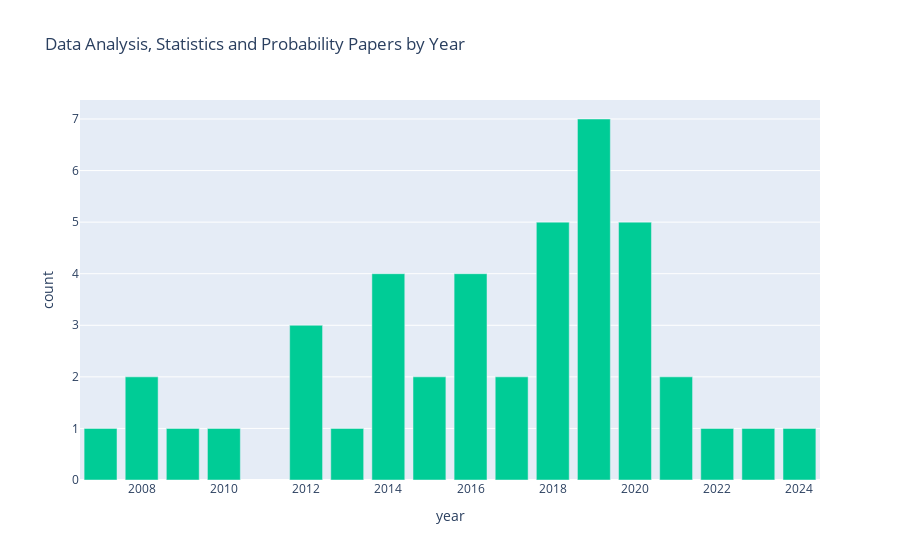

The cell this chart's notebook holds for it:
### Code cell
top = 'Data Analysis, Statistics and Probability'
px.bar(cat_year_num.query("category == @top"), x = 'year', y = 'count', title= top + " Papers by Year", color_discrete_sequence=[color_dict[top]])

### Figure 1 — Plotly figure (JSON) as saved in the notebook; plotly's stock layout.template omitted (floating-point values rounded to 4 significant figures)
{"data": [{"hovertemplate": "year=%{x}<br>count=%{y}<extra></extra>", "legendgroup": "", "marker": {"color": "#00CC96", "pattern": {"shape": ""}}, "name": "", "orientation": "v", "showlegend": false, "textposition": "auto", "type": "bar", "x": [2007, 2008, 2009, 2010, 2012, 2013, 2014, 2015, 2016, 2017, 2018, 2019, 2020, 2021, 2022, 2023, 2024], "xaxis": "x", "y": [1, 2, 1, 1, 3, 1, 4, 2, 4, 2, 5, 7, 5, 2, 1, 1, 1], "yaxis": "y"}], "layout": {"barmode": "relative", "legend": {"tracegroupgap": 0}, "title": {"text": "Data Analysis, Statistics and Probability Papers by Year"}, "xaxis": {"anchor": "y", "domain": [0, 1], "title": {"text": "year"}}, "yaxis": {"anchor": "x", "domain": [0, 1], "title": {"text": "count"}}}}
